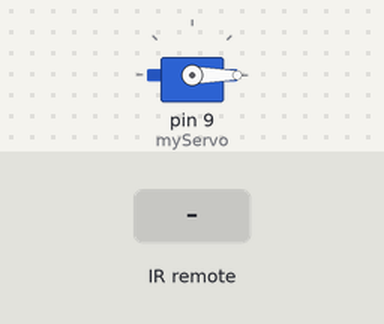
This sketch was run on a simulated Arduino Uno, built with avr-gcc and run on an emulated ATmega328P. Parts: servo. The inputs (shaded band) are chosen by the test bench. What the sketch prints to the serial monitor is not drawn.

Above: at 1.2 s.
1.3 s: infrared code 0xE718FF00 received
At 2.2 s:
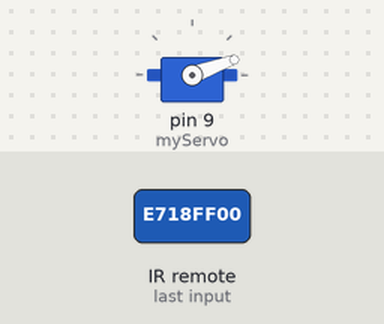
2.8 s: infrared code 0xA15EFF00 received
At 3.3 s:
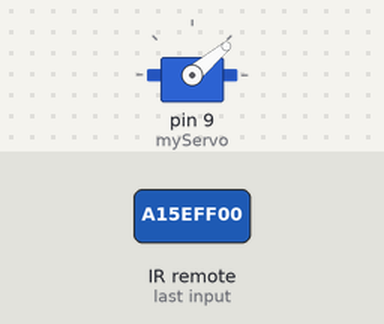
4.3 s: infrared code 0xF708FF00 received
At 5.5 s:
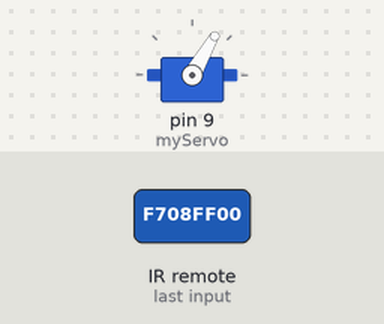
5.8 s: infrared code 0xE31CFF00 received
At 6.8 s:
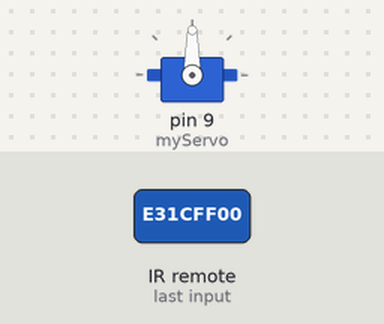
7.3 s: infrared code 0xA55AFF00 received
At 7.9 s:
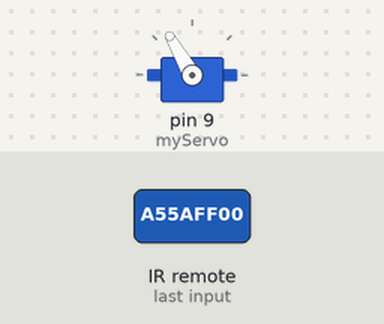
8.8 s: infrared code 0xBD42FF00 received
At 9.1 s:
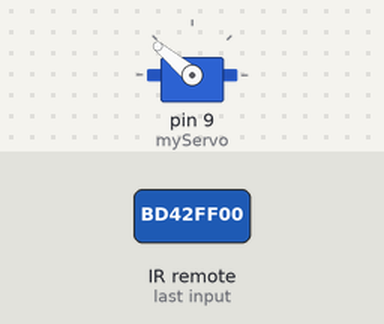
Timing chart, 0 to 11.3 s (numbered marks = the images above; inputs shaded):
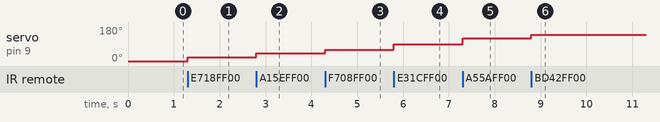

Measured:
- after the input at 1.3 s, servo on pin 9 (myServo): 0° → 20° at once
- after the input at 2.8 s, servo on pin 9 (myServo): 20° → 40° at once
- after the input at 4.3 s, servo on pin 9 (myServo): 40° → 60° at once
- after the input at 5.8 s, servo on pin 9 (myServo): 60° → 90° at once
- after the input at 7.3 s, servo on pin 9 (myServo): 90° → 120° at once
- after the input at 8.8 s, servo on pin 9 (myServo): 120° → 140° at once

The sketch:

IRremot_servo.ino
```cpp
#include <IRremote.h>
#include <Servo.h>

#define IR_RX_PIN 11
Servo myServo;

void setup() {
  Serial.begin(9600);
  IrReceiver.begin(IR_RX_PIN);
  myServo.attach(9);
  myServo.write(0);
  Serial.println("Ready to receive IR commands...");
}

void loop() {
  if (IrReceiver.decode()) {
    uint32_t irCode = IrReceiver.decodedIRData.decodedRawData;
    Serial.print("Received HEX: 0x");
    Serial.println(irCode, HEX);

    // Map buttons to servo angles (0°-180° in 20° steps)
    if (irCode == 0xF30CFF00) {   // Button "1"
      myServo.write(0);
      Serial.println("1 → 0°");
    }
    else if (irCode == 0xE718FF00) {  // Button "2"
      myServo.write(20);
      Serial.println("2 → 20°");
    }
    else if (irCode == 0xA15EFF00) {  // Button "3"
      myServo.write(40);
      Serial.println("3 → 40°");
    }
    else if (irCode == 0xF708FF00) {  // Button "4"
      myServo.write(60);
      Serial.println("4 → 60°");
    }
    else if (irCode == 0xE31CFF00) {  // Button "5"
      myServo.write(90);
      Serial.println("5 → 90°");
    }
    else if (irCode == 0xA55AFF00) {  // Button "6"
      myServo.write(120);
      Serial.println("6 → 120°");
    }
    else if (irCode == 0xBD42FF00) {  // Button "7"
      myServo.write(140);
      Serial.println("7 → 140°");
    }
    else if (irCode == 0xAD52FF00) {  // Button "8"
      myServo.write(160);
      Serial.println("8 → 160°");
    }
    else if (irCode == 0xB54AFF00) {  // Button "9"
      myServo.write(180);
      Serial.println("9 → 180°");
    }

    IrReceiver.resume();  // Ready for next signal
    delay(100);
  }
}
```
